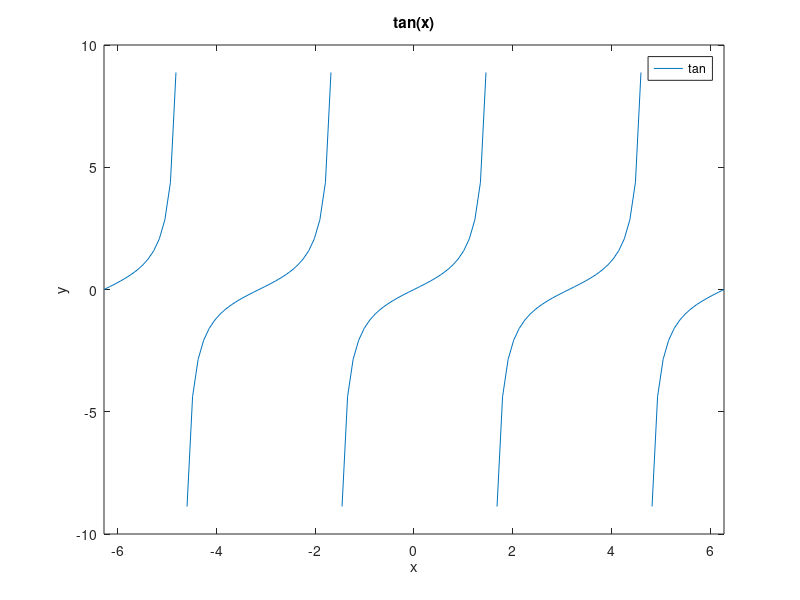

Write MATLAB code to recreate this figure. (Note: this script raises an error after producing the figure.)
function [x, f1] = draw_1()
  x = [-2 * pi : 0.05 : 2 * pi];
  
  f1 = arrayfun(@(x) tan(x), x);
  
  fplot(@tan, [-2 * pi, 2 * pi]);
  set (gca, 'ylim', [-10 10]) 
  title('tan(x)');
  xlabel('x');
  ylabel('y');

  if nargout < 2
        x = [];
        x(:, 1) = [x1 : 0.05 : x2];
        x(:, 2) = f1;
  end
endfunction